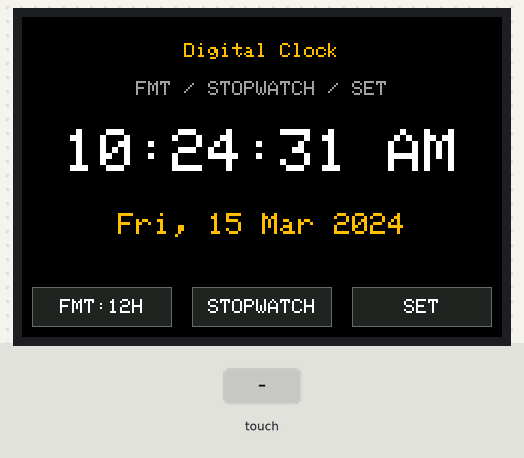
The sketch below on a simulated Arduino Uno, built with avr-gcc and run on an emulated ATmega328P. Parts: 480×320 colour display. Inputs (shaded band) come from the test bench. The local clock reads 2024-03-15 10:24:30 at power-on unless the sketch sets it; EEPROM starts erased.

Above: at 1.6 s.
1.7 s: touch panel pressed at 13 % / 10 % of its raw x / y range
At 2.8 s:
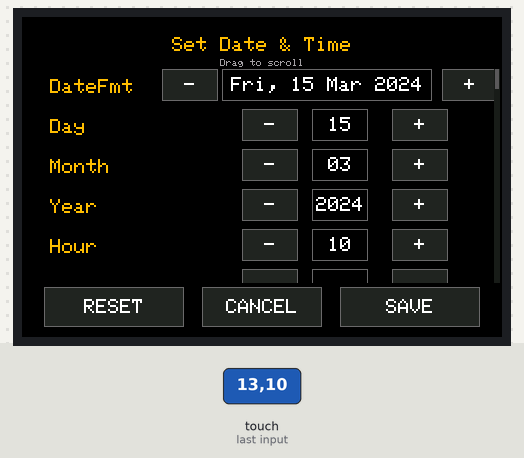
3.5 s: touch panel pressed at 13 % / 30 % of its raw x / y range
At 4.8 s:
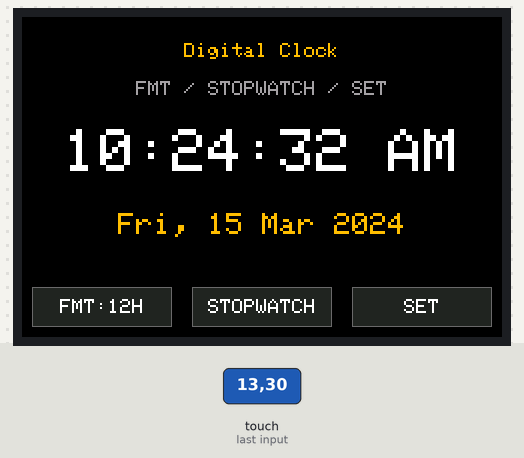
6.5 s: touch panel pressed at 13 % / 50 % of its raw x / y range
At 7.5 s:
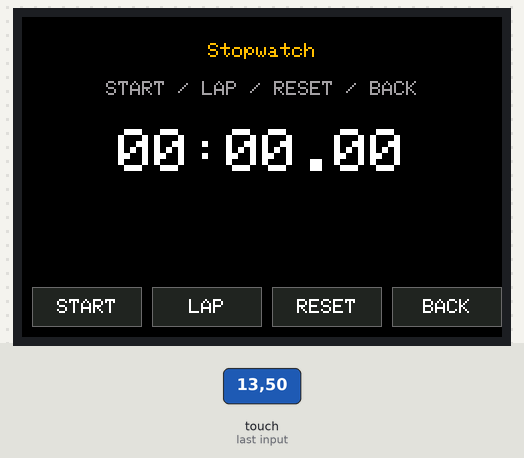
8.2 s: touch panel pressed at 13 % / 70 % of its raw x / y range
At 9.0 s:
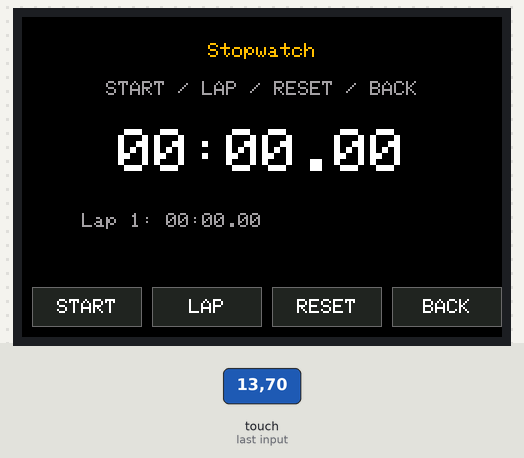
9.7 s: touch panel pressed at 13 % / 90 % of its raw x / y range
At 10.2 s:
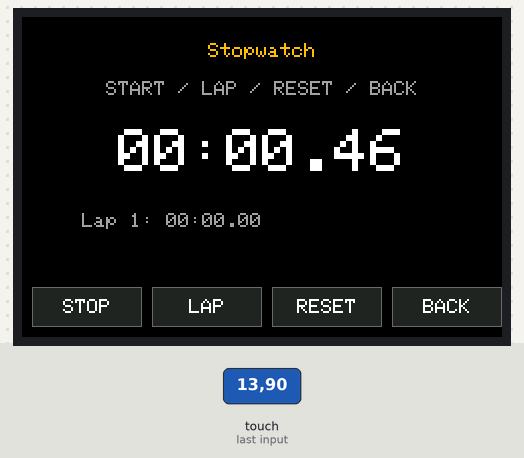
11.3 s: touch panel pressed at 13 % / 10 % of its raw x / y range
At 12.9 s:
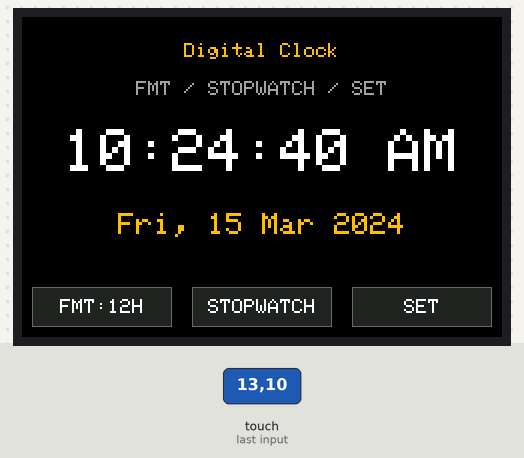
Timing chart, 0 to 14.4 s (numbered marks = the images above; inputs shaded):
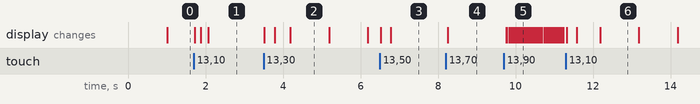

The sketch:

Digital-clock.ino
```cpp
// ===== UNO + ILI9488 Shield: Clock + Stopwatch + SET (Optimized) =====
// Key optimizations:
// - Removed Serial debugging
// - Optimized String usage
// - Reduced function call overhead
// - Simplified formatting functions

#include <Arduino.h>
#include <Wire.h>
#include <Adafruit_GFX.h>
#include <MCUFRIEND_kbv.h>
#include <TouchScreen.h>
#include <RTClib.h>
#include <EEPROM.h>

MCUFRIEND_kbv tft;

// ---------- Touch wiring ----------
#define YP A3
#define XM A2
#define YM 9
#define XP 8
TouchScreen ts = TouchScreen(XP, YP, XM, YM, 300);

// ---------- Touch calibration ----------
int16_t TS_MINX = 162, TS_MAXX = 963, TS_MINY = 158, TS_MAXY = 912;
#define TOUCH_SWAP_XY  1
#define TOUCH_FLIP_X   1
#define TOUCH_FLIP_Y   1

// ---------- Screen ----------
const int16_t TFT_W = 480, TFT_H = 320;

// ---------- RTC ----------
RTC_DS3231 rtc;
bool rtcOK = false;

// ---------- Colors ----------
#define RGB565(r,g,b) ( ((r & 0xF8) << 8) | ((g & 0xFC) << 3) | ((b) >> 3) )
const uint16_t COL_BG   = 0x0000;
const uint16_t COL_FG   = 0xFFFF;
const uint16_t COL_DIM  = 0xA514;
const uint16_t COL_ACC  = 0xFDE0;
const uint16_t COL_BTN  = 0x2124;
const uint16_t COL_BRDR = 0x6B4D;
const uint16_t COL_HIT  = 0x3E78;

// ---------- EEPROM ----------
const int EEPROM_ADDR_FMT_12_24 = 0;
const int EEPROM_ADDR_DATEFMT   = 1;

// ---------- State ----------
bool is24h = true;
uint8_t dateFmt = 0;
uint32_t lastTickMs = 0;

// ---------- Software Clock ----------
struct SoftEpoch { uint16_t year=2025; uint8_t month=1, day=1, hour=12, minute=0, second=0; } soft;
uint32_t baseMillis = 0;

DateTime softNow(){
  uint32_t s=(millis()-baseMillis)/1000UL;
  DateTime b(soft.year,soft.month,soft.day,soft.hour,soft.minute,soft.second);
  return b+TimeSpan(s);
}
void softAdjust(const DateTime& dt){
  soft.year=dt.year(); soft.month=dt.month(); soft.day=dt.day();
  soft.hour=dt.hour(); soft.minute=dt.minute(); soft.second=dt.second();
  baseMillis=millis();
}

// ---------- Modes ----------
enum UIMode { MODE_CLOCK, MODE_SET, MODE_STOPWATCH };
UIMode uiMode = MODE_CLOCK;

// Cached last-drawn strings for clock lines (minimize SRAM on UNO)
char g_lastTime[20] = "";  // matches timeStr size
char g_lastDate[32] = "";  // matches dateStr size

// Forward declarations for helpers used in frame drawing
void invalidateClockText();
void drawClockNow();
void drawTimeSmooth(const char* timeStr);
void drawTimeNow();
// Stopwatch smooth-draw helpers
void invalidateStopwatchText();
void drawStopwatchTimeSmooth(const char* txt);

// ---------- Bottom Buttons ----------
const int BAR_Y = 270, BAR_H = 40;
const int CLK_BTN_W = 140;
const int BTN_FMT_X = 10, BTN_FMT_Y = BAR_Y;
const int BTN_SW_X  = 170, BTN_SW_Y = BAR_Y;
const int BTN_SET_X = 330, BTN_SET_Y = BAR_Y;

// ---------- Stopwatch Bottom Buttons ----------
const int SW_BTN_W = 110, SW_BTN_H = BAR_H;
const int SW_GAP = 10;
const int SW_Y = BAR_Y;
const int SW_START_X = SW_GAP;
const int SW_LAP_X   = 130;
const int SW_RESET_X = 250;
const int SW_BACK_X  = 370;

// ---------- Stopwatch State ----------
bool swRunning=false;
uint32_t swStartMs=0, swAccumMs=0, swLastDraw=0, swLap[4]={0};
uint8_t swLapCount=0;

// ---------- Utilities (optimized) ----------

const char* dowName(uint8_t d){
  static char Sun[]="Sun", Mon[]="Mon", Tue[]="Tue", Wed[]="Wed", Thu[]="Thu", Fri[]="Fri", Sat[]="Sat";
  static char* n[7] = {Sun,Mon,Tue,Wed,Thu,Fri,Sat};
  return n[d%7];
}

const char* monName(uint8_t m){
  static char Jan[]="Jan", Feb[]="Feb", Mar[]="Mar", Apr[]="Apr", May[]="May", Jun[]="Jun", Jul[]="Jul", Aug[]="Aug", Sep[]="Sep", Oct_[]="Oct", Nov[]="Nov", Dec[]="Dec";
  static char* n[12] = {Jan,Feb,Mar,Apr,May,Jun,Jul,Aug,Sep,Oct_,Nov,Dec};
  return n[m-1];
}

// Use char buffers instead of String objects
void formatTime(char* buf, uint8_t h, uint8_t m, uint8_t s, bool tf){
  if(tf) {
    sprintf(buf,"%02u:%02u:%02u",h,m,s);
  } else {
    uint8_t hh=h%12; if(hh==0) hh=12;
    sprintf(buf,"%2u:%02u:%02u %s",hh,m,s,h<12?"AM":"PM");
  }
}

void formatDate(char* buf, uint8_t dow, uint8_t dd, uint8_t mm, uint16_t yyyy, uint8_t fmt){
  switch(fmt){
    case 0: sprintf(buf,"%s, %02u %s %04u",dowName(dow),dd,monName(mm),yyyy); break;
    case 1: sprintf(buf,"%02u-%02u-%04u",dd,mm,yyyy); break;
    case 2: sprintf(buf,"%02u/%02u/%04u",mm,dd,yyyy); break;
    case 3: sprintf(buf,"%04u-%02u-%02u",yyyy,mm,dd); break;
    case 4: sprintf(buf,"%02u %s %04u",dd,monName(mm),yyyy); break;
    default: sprintf(buf,"%s, %02u %s %04u",dowName(dow),dd,monName(mm),yyyy); break;
  }
}

// ---------- UI helpers ----------
void drawButton(int x,int y,int w,int h,const char* label,uint16_t fg,uint16_t bg){
  tft.fillRect(x,y,w,h,bg);
  tft.drawRect(x,y,w,h,COL_BRDR);
  tft.setTextColor(fg,bg);
  tft.setTextSize(2);
  int16_t tx=x+(w-strlen(label)*12)/2, ty=y+(h-16)/2;
  if(tx < x+2) tx = x+2;
  tft.setCursor(tx,ty);
  tft.print(label);
}

void centerText(const char* txt, int y, uint8_t size, uint16_t color, uint16_t bg, bool clear){
  int w=strlen(txt)*6*size, x=(TFT_W-w)/2;
  if(clear){
    int h=8*size+8;
    int yT=y-h+4;
    if(yT<0)yT=0;
    tft.fillRect(0,yT,TFT_W,h+8,bg);
  }
  tft.setTextColor(color,bg);
  tft.setTextSize(size);
  tft.setCursor(x,y-(8*size));
  tft.print(txt);
}

bool inRect(int x,int y,int rx,int ry,int rw,int rh){
  return(x>=rx&&x<rx+rw&&y>=ry&&y<ry+rh);
}

// ---------- Touch ----------
bool readTouch(int16_t &sx,int16_t &sy){
  TSPoint p=ts.getPoint();
  pinMode(YP,OUTPUT); pinMode(XM,OUTPUT);
  digitalWrite(YP,HIGH); digitalWrite(XM,HIGH);
  if(p.z<50||p.z>1000)return false;
  int16_t rx=p.x,ry=p.y;
  if(TOUCH_SWAP_XY){int16_t t=rx;rx=ry;ry=t;}
  int16_t x=map(rx,TS_MINX,TS_MAXX,0,TFT_W), y=map(ry,TS_MINY,TS_MAXY,0,TFT_H);
  if(TOUCH_FLIP_X)x=TFT_W-1-x;
  if(TOUCH_FLIP_Y)y=TFT_H-1-y;
  sx=constrain(x,0,TFT_W-1); sy=constrain(y,0,TFT_H-1);
  delay(16);
  return true;
}

// ---------- Clock ----------
void drawClockFrame(){
  tft.fillScreen(COL_BG);
  centerText("Digital Clock",42,2,COL_ACC,COL_BG,false);
  centerText("FMT / STOPWATCH / SET",80,2,COL_DIM,COL_BG,false);
  drawButton(BTN_FMT_X,BTN_FMT_Y,CLK_BTN_W,BAR_H,is24h?"FMT:24H":"FMT:12H",COL_FG,COL_BTN);
  drawButton(BTN_SW_X,BTN_SW_Y,CLK_BTN_W,BAR_H,"STOPWATCH",COL_FG,COL_BTN);
  drawButton(BTN_SET_X,BTN_SET_Y,CLK_BTN_W,BAR_H,"SET",COL_FG,COL_BTN);

  // Ensure time/date are drawn after a screen clear
  invalidateClockText();
  drawClockNow();
}

void drawClockLines(const char* timeStr, const char* dateStr){
  // Draw time with minimal flicker (only update changed characters)
  drawTimeSmooth(timeStr);

  // Date changes rarely; simple redraw when needed
  if(strcmp(dateStr,g_lastDate)!=0){
    centerText(dateStr,220,3,COL_ACC,COL_BG,true);
    strcpy(g_lastDate,dateStr);
  }
}

// ---------- Time fetch ----------
void getNow(uint8_t &h,uint8_t &m,uint8_t &s,uint8_t &dd,uint8_t &mm,uint16_t &yyyy,uint8_t &dow){
  DateTime n = rtcOK ? rtc.now() : softNow();
  h=n.hour(); m=n.minute(); s=n.second();
  dd=n.day(); mm=n.month(); yyyy=n.year();
  dow=n.dayOfTheWeek();
}

// Invalidate cached strings so next draw repaints both lines
void invalidateClockText(){
  g_lastTime[0] = 0;
  g_lastDate[0] = 0;
}

// Draw current time+date immediately (used when entering clock screen)
void drawClockNow(){
  uint8_t h,m,s,dd,mm,dow;
  uint16_t yyyy;
  getNow(h,m,s,dd,mm,yyyy,dow);
  char timeStr[20], dateStr[32];
  formatTime(timeStr, h, m, s, is24h);
  formatDate(dateStr, dow, dd, mm, yyyy, dateFmt);
  drawClockLines(timeStr, dateStr);
}

// Draw only the current time (keep date untouched)
void drawTimeNow(){
  uint8_t h,m,s,dd,mm,dow;
  uint16_t yyyy;
  getNow(h,m,s,dd,mm,yyyy,dow);
  char timeStr[20];
  formatTime(timeStr, h, m, s, is24h);
  drawTimeSmooth(timeStr);
}

// Smooth time redraw: updates only characters that changed to minimize flicker
void drawTimeSmooth(const char* timeStr){
  const uint8_t size = 6;            // matches main clock font size
  const uint8_t charW = 6 * size;    // default 5x7 font + 1 spacing
  const uint8_t charH = 8 * size;
  const int yCenter = 160;
  const int yTop = yCenter - charH;  // centerText uses y - 8*size

  tft.setTextColor(COL_FG, COL_BG);
  tft.setTextSize(size);

  int newLen = (int)strlen(timeStr);
  int oldLen = (int)strlen(g_lastTime);
  int w = newLen * charW;
  int x = (TFT_W - w) / 2;

  if (newLen != oldLen) {
    // If layout changed (e.g., 12h/24h switch), clear the entire time row to avoid artifacts
    tft.fillRect(0, max(0, yTop - 2), TFT_W, charH + 4, COL_BG);
    tft.setCursor(x, yTop);
    tft.print(timeStr);
    strncpy(g_lastTime, timeStr, sizeof(g_lastTime)-1);
    g_lastTime[sizeof(g_lastTime)-1] = 0;
    return;
  }

  // Same length: update only changed characters
  for (int i = 0; i < newLen; i++){
    if (g_lastTime[i] != timeStr[i]){
      int cx = x + i * charW;
      tft.fillRect(cx, yTop, charW, charH, COL_BG);
      tft.setCursor(cx, yTop);
      char c[2] = { timeStr[i], 0 };
      tft.print(c);
    }
  }
  strncpy(g_lastTime, timeStr, sizeof(g_lastTime)-1);
  g_lastTime[sizeof(g_lastTime)-1] = 0;
}


// ============================ SETUP / LOOP ============================
void setup(){
  if(rtc.begin()){
    rtcOK=true;
    if(rtc.lostPower()) rtc.adjust(DateTime(F(__DATE__),F(__TIME__)));
  } else {
    rtcOK=false;
    softAdjust(DateTime(soft.year,soft.month,soft.day,soft.hour,soft.minute,soft.second));
  }

  is24h = (EEPROM.read(EEPROM_ADDR_FMT_12_24)==1);
  uint8_t df = EEPROM.read(EEPROM_ADDR_DATEFMT);
  dateFmt = (df<=4 ? df : 0);

  uint16_t id=tft.readID();
  if(id==0xD3D3)id=0x9488;
  tft.begin(id);
  tft.setRotation(1);
  tft.setTextWrap(false);

  drawClockFrame();
}

void loop(){
  static bool touchDown=false;
  int16_t sx,sy;
  bool pressed = readTouch(sx,sy);
  if(pressed && !touchDown){
    touchDown=true;
    if(uiMode==MODE_CLOCK){
      if(inRect(sx,sy,BTN_FMT_X,BTN_FMT_Y,CLK_BTN_W,BAR_H)){
        is24h=!is24h;
        EEPROM.update(EEPROM_ADDR_FMT_12_24,is24h?1:0);
        drawButton(BTN_FMT_X,BTN_FMT_Y,CLK_BTN_W,BAR_H,is24h?"FMT:24H":"FMT:12H",COL_FG,COL_BTN);
        // Immediately refresh time only (keep date untouched)
        drawTimeNow();
      } else if(inRect(sx,sy,BTN_SW_X,BTN_SW_Y,CLK_BTN_W,BAR_H)){
        // Preserve stopwatch state when entering the screen
        uiMode=MODE_STOPWATCH;
        drawStopwatchFrame();
      } else if(inRect(sx,sy,BTN_SET_X,BTN_SET_Y,CLK_BTN_W,BAR_H)){
        uiMode=MODE_SET;
        drawSetPage();
        drawClockFrame();
      }
    }
    else if(uiMode==MODE_STOPWATCH){
      if(inRect(sx,sy,SW_START_X,SW_Y,SW_BTN_W,SW_BTN_H)){
        if(!swRunning){
          swRunning=true;
          swStartMs=millis();
          drawButton(SW_START_X,SW_Y,SW_BTN_W,SW_BTN_H,"STOP",COL_FG,COL_BTN);
          updateStopwatchUI(true);
        }
        else {
          swAccumMs+=millis()-swStartMs;
          swRunning=false;
          drawButton(SW_START_X,SW_Y,SW_BTN_W,SW_BTN_H,"START",COL_FG,COL_BTN);
          updateStopwatchUI(true);
        }
      } else if(inRect(sx,sy,SW_LAP_X,SW_Y,SW_BTN_W,SW_BTN_H)){
        uint32_t now=millis();
        uint32_t elapsed=swAccumMs+(swRunning?(now-swStartMs):0);
        if(swLapCount<4) swLap[swLapCount++]=elapsed;
        updateStopwatchUI(true);
      } else if(inRect(sx,sy,SW_RESET_X,SW_Y,SW_BTN_W,SW_BTN_H)){
        swRunning=false;
        swAccumMs=0;
        swLapCount=0;
        drawButton(SW_START_X,SW_Y,SW_BTN_W,SW_BTN_H,"START",COL_FG,COL_BTN);
        updateStopwatchUI(true);
      } else if(inRect(sx,sy,SW_BACK_X,SW_Y,SW_BTN_W,SW_BTN_H)){
        uiMode=MODE_CLOCK;
        drawClockFrame();
      }
    }
  } else if(!pressed && touchDown){
    touchDown=false;
  }

  if(uiMode==MODE_CLOCK){
    uint32_t nowMs=millis();
    if(nowMs-lastTickMs>=200){
      lastTickMs=nowMs;
      static uint8_t prevS=255;
      uint8_t h,m,s,dd,mm,dow;
      uint16_t yyyy;
      getNow(h,m,s,dd,mm,yyyy,dow);
      if(s!=prevS){
        prevS=s;
        char timeStr[20], dateStr[32];
        formatTime(timeStr, h, m, s, is24h);
        formatDate(dateStr, dow, dd, mm, yyyy, dateFmt);
        drawClockLines(timeStr, dateStr);
      }
    }
  } else if(uiMode==MODE_STOPWATCH){
    updateStopwatchUI(false);
  }
}
```

Stopwatch.ino
```cpp
// ============================ STOPWATCH (Module) ============================

// Cached stopwatch last text for smooth updates
char g_lastSw[16] = "";

void invalidateStopwatchText(){ g_lastSw[0] = 0; }

void formatMs(char* buf, uint32_t ms){
  uint16_t cs = (uint16_t)((ms % 1000) / 10);
  uint32_t sec = ms / 1000;
  uint16_t mm = (uint16_t)((sec / 60) % 100);
  uint16_t ss = (uint16_t)(sec % 60);
  sprintf(buf, "%02u:%02u.%02u", (unsigned)mm, (unsigned)ss, (unsigned)cs);
}

// Smooth stopwatch time redraw similar to clock's smooth time
void drawStopwatchTimeSmooth(const char* txt){
  const uint8_t size = 6;
  const uint8_t charW = 6 * size;
  const uint8_t charH = 8 * size;
  const int yCenter = 160;
  const int yTop = yCenter - charH;

  tft.setTextColor(COL_FG, COL_BG);
  tft.setTextSize(size);

  int newLen = (int)strlen(txt);
  int oldLen = (int)strlen(g_lastSw);
  int w = newLen * charW;
  int x = (TFT_W - w) / 2;

  if (newLen != oldLen) {
    tft.fillRect(0, max(0, yTop - 2), TFT_W, charH + 4, COL_BG);
    tft.setCursor(x, yTop);
    tft.print(txt);
    strncpy(g_lastSw, txt, sizeof(g_lastSw)-1);
    g_lastSw[sizeof(g_lastSw)-1] = 0;
    return;
  }

  for (int i=0;i<newLen;i++){
    if (g_lastSw[i] != txt[i]){
      int cx = x + i*charW;
      tft.fillRect(cx, yTop, charW, charH, COL_BG);
      tft.setCursor(cx, yTop);
      char c[2] = { txt[i], 0 };
      tft.print(c);
    }
  }
  strncpy(g_lastSw, txt, sizeof(g_lastSw)-1);
  g_lastSw[sizeof(g_lastSw)-1] = 0;
}

void updateStopwatchUI(bool force){
  uint32_t now=millis();
  if(!force&&(now-swLastDraw)<50)return;
  swLastDraw=now;
  uint32_t elapsed=swAccumMs+(swRunning?(now-swStartMs):0);

  char buf[16];
  formatMs(buf, elapsed);
  drawStopwatchTimeSmooth(buf);

  // Update lap lines only on force refresh to avoid flicker while running
  if (force){
    for(int i=0;i<4;i++){
      char line[32];
      if(i<swLapCount){
        formatMs(buf, swLap[i]);
        sprintf(line, "Lap %d: %s", i+1, buf);
      } else {
        line[0] = 0;
      }
      int y=210+i*18;
      tft.fillRect(60,y-14,360,20,COL_BG);
      tft.setTextColor(COL_DIM,COL_BG);
      tft.setTextSize(2);
      tft.setCursor(60,y-14);
      tft.print(line);
    }
  }
}

void drawStopwatchFrame(){
  tft.fillScreen(COL_BG);
  centerText("Stopwatch",42,2,COL_ACC,COL_BG,false);
  centerText("START / LAP / RESET / BACK",80,2,COL_DIM,COL_BG,false);
  invalidateStopwatchText();
  updateStopwatchUI(true);
  drawButton(SW_START_X,SW_Y,SW_BTN_W,SW_BTN_H,swRunning?"STOP":"START",COL_FG,COL_BTN);
  drawButton(SW_LAP_X,  SW_Y,SW_BTN_W,SW_BTN_H,"LAP",   COL_FG,COL_BTN);
  drawButton(SW_RESET_X,SW_Y,SW_BTN_W,SW_BTN_H,"RESET", COL_FG,COL_BTN);
  drawButton(SW_BACK_X, SW_Y,SW_BTN_W,SW_BTN_H,"BACK",  COL_FG,COL_BTN);
}
```

Source omitted: SetUI.ino (12092 bytes)

Measured:
- after the input at 1.7 s, the display: first changes at once (image 1 shows a later state)
- after the input at 3.5 s, the display: first changes at once (image 2 shows a later state)
- after the input at 6.5 s, the display: first changes at once (image 3 shows a later state)
- after the input at 8.2 s, the display: changes after 0.05 s (image 4)
- after the input at 9.7 s, the display: first changes after 0.06 s (image 5 shows a later state)
- after the input at 11.3 s, the display: first changes at once (image 6 shows a later state)
- what the display in image 2 shows lasts 1.0 s, from 4.2 s to 5.2 s
